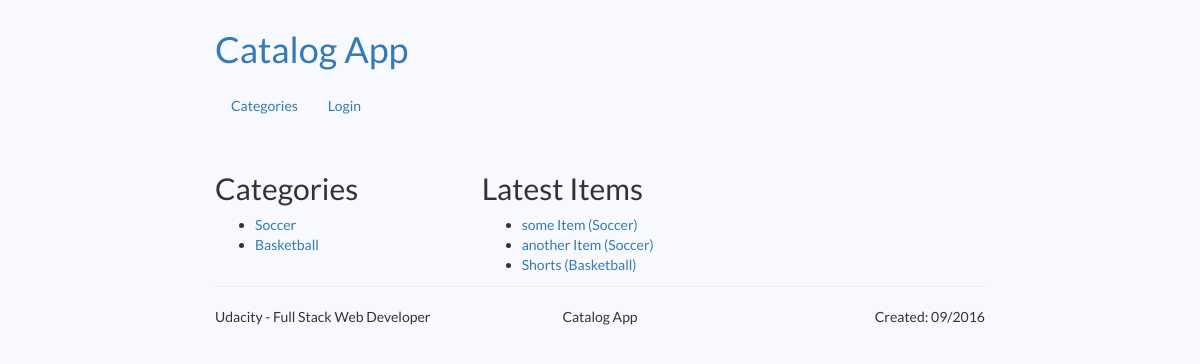
The page /catalog on the database as committed earlier.
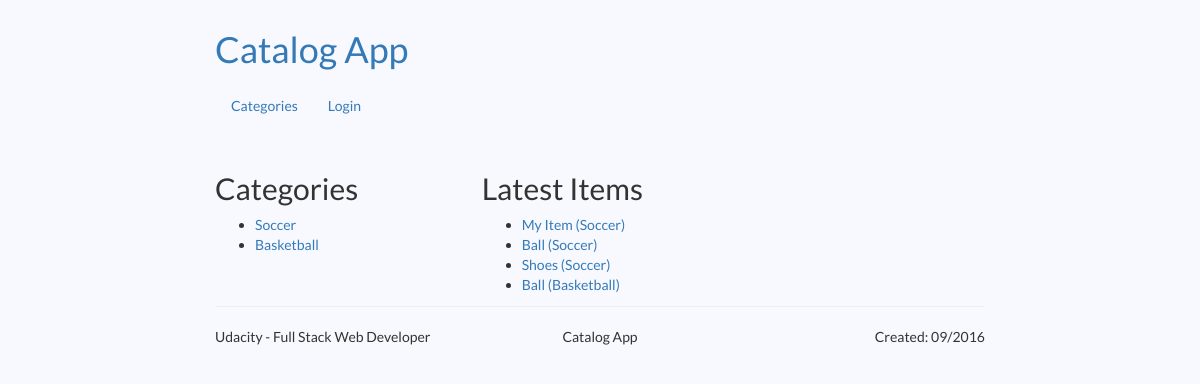
The same page on the database as committed later.
### database_setup.py (models this page shows, shortened)
class Category(Base):
    __tablename__ = 'Category'
    id = Column(Integer, primary_key=True)
    name = Column(String(250), nullable=False, unique=True)

class Item(Base):
    __tablename__ = 'Item'
    id = Column(Integer, primary_key=True)
    name = Column(String(250), nullable=False)
    description = Column(String(1000))
    price = Column(String(20))
    created_date = Column(DateTime, default=datetime.datetime.now())
    category = relationship(Category)
    category_id = Column(Integer, ForeignKey('Category.id'))
    user = relationship(User)
    user_id = Column(Integer, ForeignKey('User.id'))

### application.py (the view)
@app.route('/')
@app.route('/catalog')
def catalog_root_page():
    is_logged_in = None
    if 'username' in login_session:
        is_logged_in = True
    categories = session.query(Category).all()
    latest_items = session.query(Item).order_by(desc(Item.created_date)).limit(10).all()
    print login_session
    return render_template('catalog_root_page.html',
                           title="Catalog App",
                           is_logged_in=is_logged_in,
                           categories=categories,
                           latest_items=latest_items)

### templates/catalog_root_page.html
{% extends "base.html" %}
{% block content %}
<div class="row">
    <div class="col-md-4  col-sm-4">
        <div class="categories">
            <h2>Categories</h2>
            <ul>
                {% for category in categories %}
                <li><a href="{{ url_for('category_page', category=category.name) }}">{{ category.name }}</a></li>
                {% endfor %}
            </ul>
        </div>
    </div>
    <div class="col-md-8  col-sm-8">
        <div class="latest_items">
            <h2>Latest Items</h2>
            <ul>
                {% for item in latest_items %}
                <li><a href="{{ url_for('item_page',category_name=item.category.name, item_name=item.name) }}">{{ item.name }}
                    ({{ item.category.name }})</a></li>
                {% endfor %}
            </ul>
        </div>
    </div>
</div>
{% endblock %}

### templates/base.html (shortened to what this page needs)
<!DOCTYPE html>
<html lang="en">
<head>
    <link rel="stylesheet" href="/static/css_bootstrap.min.css">
    <link rel="stylesheet" href="/static/css_main.css">
</head>
<body>
    <div class="container">
        <header class="row">
            <div class="col-md-12 col-sm-12">
                <a href="/"><h1>Catalog App</h1></a>
            </div>
        </header>
        <nav class="navbar navbar-light bg-faded">
            <ul class="nav navbar-nav">
                <li class="nav-item active">
                    <a class="nav-link" href="/">Categories</span></a>
                </li>
                {% if is_logged_in %}
                <li class="nav-item">
                    <a class="nav-link" href="{{ url_for('add_item_page') }}">New Item</a>
                </li>
                <li class="nav-item">
                    <a class="nav-link" href="/gdisconnect">Logout</a>
                </li>
                {% else %}
                <li class="nav-item">
                    <a class="nav-link" href="/login">Login</a>
                </li>
                {% endif %}
            </ul>
        </nav>
        {% block content %}
        {% endblock %}
        <div class="row">
            <div class="col-md-12 col-sm-12">
            </div>
        </div>
        <div class="row footer-separator">
            <div class="col-md-12 col-sm-12">
                <hr>
            </div>
        </div>
        <footer class="row">
            <div class="col-md-4 col-sm-4 footer_left text-left">
                <p>Udacity - Full Stack Web Developer</p>
            </div>
            <div class="col-md-4 col-sm-4 footer_middle text-center">
                <p>Catalog App</p>
            </div>
            <div class="col-md-4 col-sm-4 footer_right text-right">
                <p>Created: 09/2016</p>
            </div>
        </footer>
    </div>
</body>
</html>

### static/css_main.css (style rules this page uses)
body { font-family: sans-serif; padding: 10px; display: block; font-family: "Lato", sans-serif; background-color: ghostwhite; }
header a { text-decoration: none; }
.container { max-width: 800px; margin: 0 auto; }
hr { margin: 20px auto; margin-top: 0px; }

Rows that differ between the two databases and show on the page:
removed Item: name "another Item", category.name "Soccer"
removed Item: name "Shorts", category.name "Basketball"
changed Item: name "some Item" → "My Item"
added Item: name "Ball", category.name "Soccer"
added Item: name "Shoes", category.name "Soccer"
added Item: name "Ball", category.name "Basketball"
